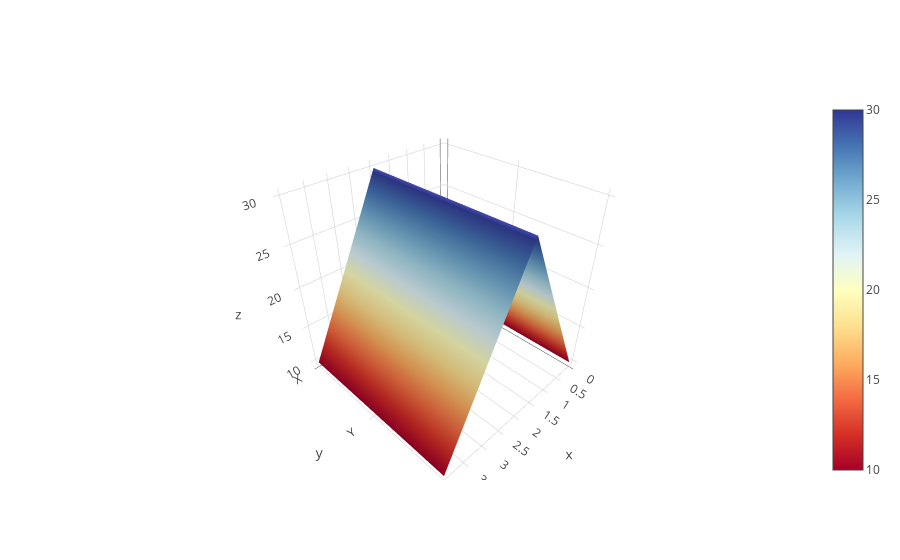

The cell this chart's notebook holds for it:
### Code cell
df3.iplot(kind='surface', colorscale='rdylbu')

### Figure 1 — Plotly figure (JSON) as saved in the notebook; plotly's stock layout.template omitted (floating-point values rounded to 4 significant figures)
{"data": [{"colorscale": [[0, "rgb(165,0,38)"], [0.1, "rgb(215,48,39)"], [0.2, "rgb(244,109,67)"], [0.3, "rgb(253,174,97)"], [0.4, "rgb(254,224,144)"], [0.5, "rgb(255,255,191)"], [0.6, "rgb(224,243,248)"], [0.7, "rgb(171,217,233)"], [0.8, "rgb(116,173,209)"], [0.9, "rgb(69,117,180)"], [1, "rgb(49,54,149)"]], "type": "surface", "uid": "dde335f8-1253-42f2-9b4e-8d182be49b0c", "x": [0, 1, 2, 3, 4], "y": ["X", "Y", "Z"], "z": [[10, 20, 30, 20, 10], [10, 20, 30, 20, 10], [10, 20, 30, 20, 10]]}], "layout": {"legend": {"bgcolor": "#FFFFFF", "font": {"color": "#4D5663"}}, "paper_bgcolor": "#FFFFFF", "plot_bgcolor": "#FFFFFF", "title": {"font": {"color": "#4D5663"}}, "xaxis": {"gridcolor": "#E1E5ED", "showgrid": true, "tickfont": {"color": "#4D5663"}, "title": {"font": {"color": "#4D5663"}, "text": ""}, "zerolinecolor": "#E1E5ED"}, "yaxis": {"gridcolor": "#E1E5ED", "showgrid": true, "tickfont": {"color": "#4D5663"}, "title": {"font": {"color": "#4D5663"}, "text": ""}, "zerolinecolor": "#E1E5ED"}}}
